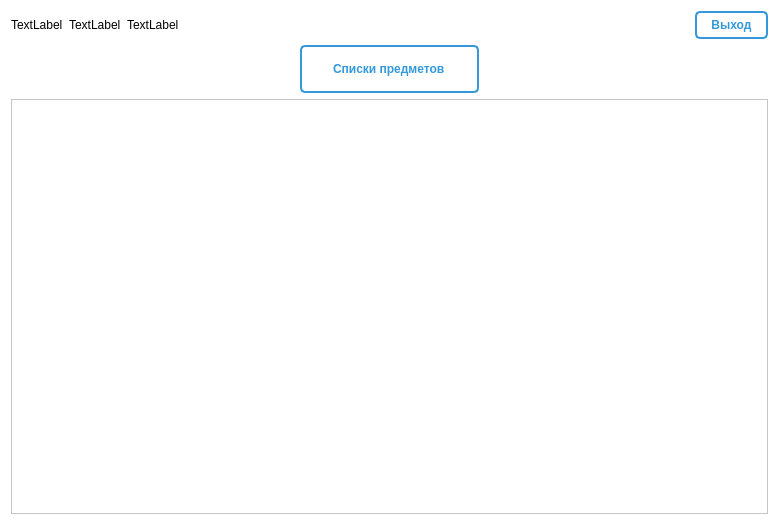
<?xml version="1.0" encoding="UTF-8"?>
<ui version="4.0">
 <class>Form</class>
 <widget class="QWidget" name="Form">
  <property name="geometry">
   <rect>
    <x>0</x>
    <y>0</y>
    <width>779</width>
    <height>525</height>
   </rect>
  </property>
  <property name="windowTitle">
   <string>Главный экран</string>
  </property>
  <property name="styleSheet">
   <string notr="true">background-color: rgb(255, 255, 255);</string>
  </property>
  <layout class="QVBoxLayout" name="verticalLayout_2">
   <item>
    <layout class="QHBoxLayout" name="horizontalLayout_2">
     <item>
      <widget class="QLabel" name="name">
       <property name="text">
        <string>TextLabel</string>
       </property>
      </widget>
     </item>
     <item>
      <widget class="QLabel" name="name2">
       <property name="text">
        <string>TextLabel</string>
       </property>
      </widget>
     </item>
     <item>
      <widget class="QLabel" name="name3">
       <property name="text">
        <string>TextLabel</string>
       </property>
      </widget>
     </item>
     <item>
      <spacer name="horizontalSpacer">
       <property name="orientation">
        <enum>Qt::Horizontal</enum>
       </property>
       <property name="sizeHint" stdset="0">
        <size>
         <width>608</width>
         <height>20</height>
        </size>
       </property>
      </spacer>
     </item>
     <item>
      <widget class="QPushButton" name="pushButton">
       <property name="styleSheet">
        <string notr="true">text-transform: uppercase;
  font-weight: bold;
  color: #3498db;
  border: 2px solid #3498db;
  text-decoration: none;
  inline: inline-block;
  padding: 5px 14px;
  -webkit-border-radius: 5px;
  -moz-border-radius: 5px;
  border-radius: 5px;
  box-shadow: 0px 5px 20px 0px rgba(73, 139, 250, 0.57);</string>
       </property>
       <property name="text">
        <string>Выход</string>
       </property>
      </widget>
     </item>
    </layout>
   </item>
   <item>
    <layout class="QVBoxLayout" name="verticalLayout">
     <item>
      <layout class="QHBoxLayout" name="horizontalLayout">
       <item>
        <spacer name="horizontalSpacer_3">
         <property name="orientation">
          <enum>Qt::Horizontal</enum>
         </property>
         <property name="sizeHint" stdset="0">
          <size>
           <width>258</width>
           <height>48</height>
          </size>
         </property>
        </spacer>
       </item>
       <item>
        <widget class="QLabel" name="label">
         <property name="styleSheet">
          <string notr="true">text-transform: uppercase;
  font-weight: bold;
  color: #3498db;
  border: 2px solid #3498db;
  text-decoration: none;
  inline: inline-block;
  padding: 10px 28px;
  -webkit-border-radius: 5px;
  -moz-border-radius: 5px;
  border-radius: 5px;
  box-shadow: 0px 5px 20px 0px rgba(73, 139, 250, 0.57);</string>
         </property>
         <property name="text">
          <string>Списки предметов</string>
         </property>
        </widget>
       </item>
       <item>
        <spacer name="horizontalSpacer_4">
         <property name="orientation">
          <enum>Qt::Horizontal</enum>
         </property>
         <property name="sizeHint" stdset="0">
          <size>
           <width>258</width>
           <height>48</height>
          </size>
         </property>
        </spacer>
       </item>
      </layout>
     </item>
     <item>
      <widget class="QListView" name="listView"/>
     </item>
    </layout>
   </item>
  </layout>
 </widget>
 <resources/>
 <connections/>
</ui>
